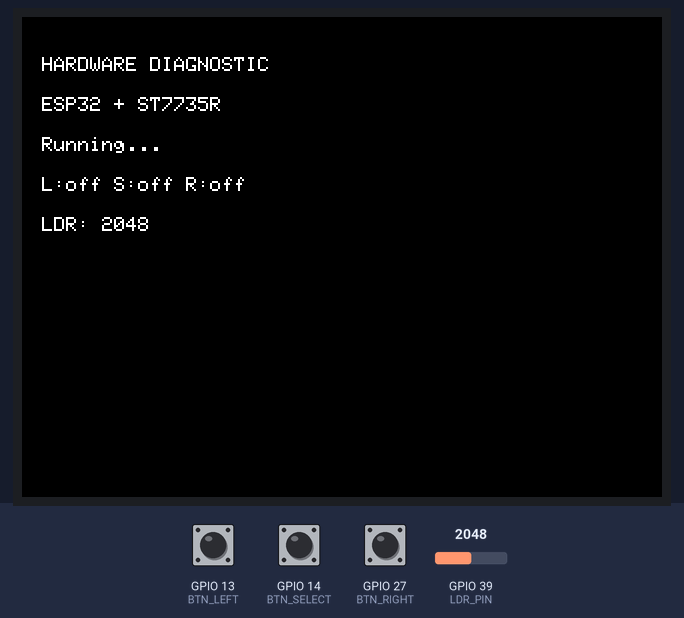
The sketch below on a simulated ESP32. Shown: 320×240 colour display. The inputs (shaded band) are chosen by the test bench; at power-on: GPIO 13 (BTN_LEFT) HIGH, GPIO 27 (BTN_RIGHT) HIGH, GPIO 14 (BTN_SELECT) HIGH, GPIO 39 (LDR_PIN) = 2048. What the sketch prints to the serial monitor is not drawn.

Above: at 2.4 s.
2.5 s: GPIO 13 (BTN_LEFT) pulled LOW for 0.25 s
4.4 s: GPIO 27 (BTN_RIGHT) pulled LOW for 0.25 s
6.3 s: GPIO 14 (BTN_SELECT) pulled LOW for 0.25 s
8.2 s: GPIO 39 (LDR_PIN) set to 2866
9.7 s: GPIO 13 (BTN_LEFT) pulled LOW for 1 s
12.2 s: GPIO 14 (BTN_SELECT) pulled LOW for 1 s
Timing chart, 0 to 15.2 s (numbered marks = the images above; inputs shaded):
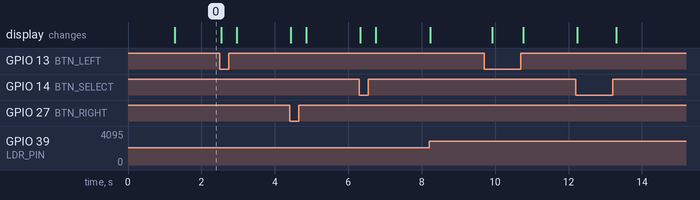

The sketch:

Hardware_Test.ino
```cpp
#include <TFT_eSPI.h>

// ═════ PLATFORM DETECTION ═════
#ifdef ESP32
  // ESP32: Physical buttons, no touch
  #define BTN_LEFT   13
  #define BTN_SELECT 14
  #define BTN_RIGHT  27
  #define LDR_PIN    39
#else
  // ESP8266: XPT2046 touch, capacitive sensors
  #include <XPT2046_Touchscreen.h>
  #define TOUCH_CS 15      // D8
  #define TOUCH_LEFT 0     // D3
  #define TOUCH_RIGHT 2    // D4
  #define STRAND_MIC A0    // A0
#endif

// Driver Initialization
TFT_eSPI tft = TFT_eSPI();
#ifndef ESP32
  XPT2046_Touchscreen ts(TOUCH_CS);
#endif

void setup() {
  Serial.begin(115200);
  delay(1000);

  Serial.println(F("\n\n"));
  Serial.println(F("======================================="));
  Serial.println(F(" COMPANION OS - FULL HARDWARE AUDIT "));
  Serial.println(F("======================================="));

  #ifdef ESP32
    Serial.println(F("Platform: ESP32 + ST7735R 1.8\" TFT"));
    Serial.println(F("Input: Physical buttons (GPIO13/14/27)"));

    // Setup button pins
    pinMode(BTN_LEFT, INPUT_PULLUP);
    pinMode(BTN_SELECT, INPUT_PULLUP);
    pinMode(BTN_RIGHT, INPUT_PULLUP);
  #else
    Serial.println(F("Platform: ESP8266 + ILI9341 2.8\" TFT"));
    Serial.println(F("Input: XPT2046 touch + cap sensors"));

    // Setup Input Pins
    pinMode(TOUCH_LEFT, INPUT);
    pinMode(TOUCH_RIGHT, INPUT);
  #endif

  // Initialize Screen
  Serial.print(F("Initializing TFT Screen... "));
  tft.init();
  #ifdef ESP32
    tft.setRotation(1);  // Landscape 160×128
  #else
    tft.setRotation(0);  // Portrait 240×320
  #endif
  tft.fillScreen(TFT_BLACK);

  tft.setTextColor(TFT_WHITE, TFT_BLACK);
  tft.setCursor(10, 20);
  tft.println("HARDWARE DIAGNOSTIC");
  tft.setCursor(10, 40);
  #ifdef ESP32
    tft.println("ESP32 + ST7735R");
  #else
    tft.println("ESP8266 + ILI9341");
  #endif
  tft.setCursor(10, 60);
  tft.println("Running...");
  Serial.println(F("Done."));

  #ifndef ESP32
    // Initialize Touch (ESP8266 only)
    Serial.print(F("Initializing XPT2046 Touch... "));
    ts.begin();
    ts.setRotation(0);
    Serial.println(F("Done.\n"));
  #else
    Serial.println();
  #endif

  Serial.println(F("======================================="));
  Serial.println(F("WATCH THE LIVE SENSOR READINGS BELOW:"));
  Serial.println(F("=======================================\n"));
}

void loop() {
  #ifdef ESP32
    // ── ESP32: Read physical buttons + LDR ──
    static unsigned long lastPrint = 0;
    if (millis() - lastPrint >= 200) {
      int leftVal  = digitalRead(BTN_LEFT);
      int selVal   = digitalRead(BTN_SELECT);
      int rightVal = digitalRead(BTN_RIGHT);
      int ldrVal   = analogRead(LDR_PIN);

      Serial.print(F("LEFT(13): "));
      Serial.print(leftVal == LOW ? "[PRESSED]" : "_off_   ");
      Serial.print(F("  |  SEL(14): "));
      Serial.print(selVal == LOW ? "[PRESSED]" : "_off_   ");
      Serial.print(F("  |  RIGHT(27): "));
      Serial.print(rightVal == LOW ? "[PRESSED]" : "_off_   ");
      Serial.print(F("  |  LDR(39): "));
      Serial.println(ldrVal);

      // Visual feedback on screen
      tft.fillRect(10, 80, 140, 40, TFT_BLACK);
      tft.setTextColor(TFT_WHITE, TFT_BLACK);
      tft.setCursor(10, 80);
      tft.print("L:"); tft.print(leftVal == LOW ? "ON " : "off");
      tft.print(" S:"); tft.print(selVal == LOW ? "ON " : "off");
      tft.print(" R:"); tft.print(rightVal == LOW ? "ON " : "off");
      tft.setCursor(10, 100);
      tft.print("LDR: "); tft.print(ldrVal);

      lastPrint = millis();
    }
  #else
    // ── ESP8266: Read touch + cap sensors ──
    if (ts.touched()) {
      TS_Point p = ts.getPoint();
      Serial.print(F("\n\n>>> SCREEN TOUCHED! (X:"));
      Serial.print(p.x);
      Serial.print(F(" Y:"));
      Serial.print(p.y);
      Serial.println(F(") <<<"));

      long mapX = map(p.x, 250, 3800, 240, 0);
      long mapY = map(p.y, 250, 3800, 320, 0);
      tft.fillCircle(mapX, mapY, 3, TFT_CYAN);
    }

    static unsigned long lastPrint = 0;
    if (millis() - lastPrint >= 200) {
      int leftVal  = digitalRead(TOUCH_LEFT);
      int rightVal = digitalRead(TOUCH_RIGHT);
      int micVal   = analogRead(STRAND_MIC);

      Serial.print(F("LEFT Sensor (D3): "));
      Serial.print(leftVal == HIGH ? "[TOUCHED!]" : "_off_   ");
      Serial.print(F("  |  RIGHT Sensor (D4): "));
      Serial.print(rightVal == HIGH ? "[TOUCHED!]" : "_off_   ");
      Serial.print(F("  |  MIC Audio (A0): "));
      Serial.println(micVal);

      lastPrint = millis();
    }
  #endif
}
```
